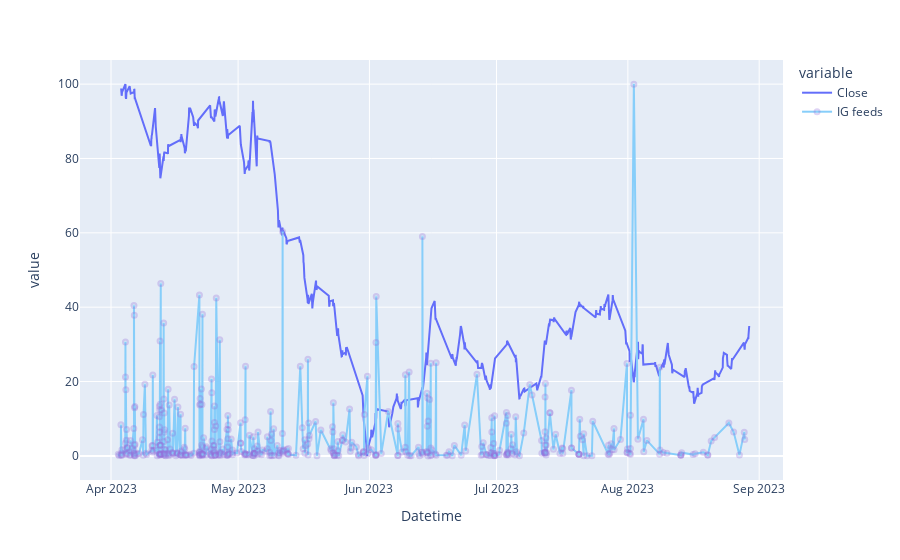

Source (notebook cell):
### Code cell
# only instagram:
fig = data['Close'].plot()
# fig.show()


feedsIG = feeds[feeds['platform'] == 'instagram'].sort_values(by=['created_at']).reset_index(drop = True)

column = 'total_interactions_count'
feedsIG['total_interactions_count'] = (feedsIG[column] - feedsIG[column].min()) / (feedsIG[column].max() - feedsIG[column].min()) *100  

fig.add_trace(
    go.Scatter(
        x=feedsIG['created_at'],
        y=feedsIG['total_interactions_count'],
        name='IG feeds',
        mode='markers+lines',
        showlegend=True,
        marker=dict(
            color='LightSkyBlue',
            size=5,
            opacity=0.3,
            line=dict(
                color='MediumPurple',
                width=2
            ))
))
fig.show()

### Figure 1 — Plotly figure (JSON) as saved in the notebook; plotly's stock layout.template omitted (floating-point values rounded to 4 significant figures; data arrays with more than 128 entries replaced by an {"elided": "..."} marker saying what was removed)
{"data": [{"hovertemplate": "variable=Close<br>Datetime=%{x}<br>value=%{y}<extra></extra>", "legendgroup": "Close", "line": {"color": "#636efa", "dash": "solid"}, "marker": {"symbol": "circle"}, "mode": "lines", "name": "Close", "orientation": "v", "showlegend": true, "type": "scatter", "x": {"elided": "717 str values"}, "xaxis": "x", "y": {"elided": "717 float values"}, "yaxis": "y"}, {"marker": {"color": "LightSkyBlue", "line": {"color": "MediumPurple", "width": 2}, "opacity": 0.3, "size": 5}, "mode": "markers+lines", "name": "IG feeds", "showlegend": true, "type": "scatter", "x": {"elided": "500 str values"}, "y": {"elided": "500 float values"}}], "layout": {"legend": {"title": {"text": "variable"}, "tracegroupgap": 0}, "margin": {"t": 60}, "xaxis": {"anchor": "y", "domain": [0, 1], "title": {"text": "Datetime"}}, "yaxis": {"anchor": "x", "domain": [0, 1], "title": {"text": "value"}}}}
